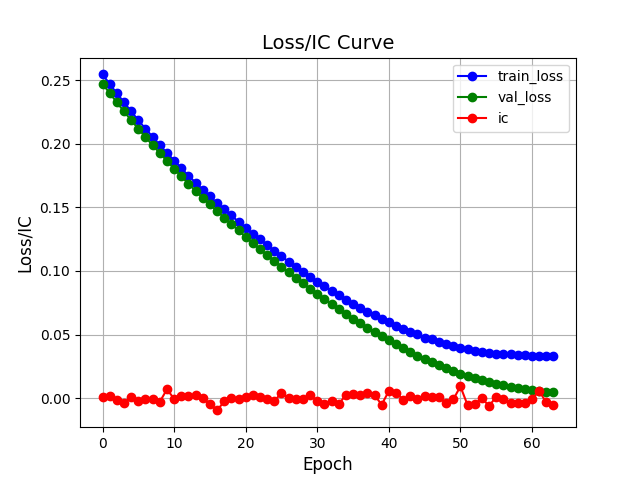

Python code for this plot:
import torch
import torch.nn as nn
import torch.optim as optim
from torch_geometric.nn import GATConv
import sys
import os
import matplotlib.pyplot as plt
import numpy as np 
import torch.nn.functional as F
from model_config import Lstm_gat_Config 
from scipy.stats import spearmanr 
sys.path.append(os.path.abspath(os.path.join(os.path.dirname(__file__), '..')))
from main import train_data, test_data, val_data
from baseline.train_config import train_model, test_model,calculate_metrics

device = torch.device("cuda" if torch.cuda.is_available() else "cpu")

class LSTM_GAT_Model(nn.Module):
    def __init__(self, input_size, hidden_size, output_size, lstm_layers=2, num_heads=4):
        super(LSTM_GAT_Model, self).__init__()
        
        # LSTM layer
        self.lstm = nn.LSTM(input_size, hidden_size, num_layers=lstm_layers, batch_first=True)
        
        # GAT layer
        self.gat1 = GATConv(hidden_size, hidden_size, heads=num_heads, dropout=0.5)
        self.gat2 = GATConv(hidden_size * num_heads, output_size, heads=1, dropout=0.5)
        
    def forward(self, x, edge_index):
        # x: Node features (batch_size, seq_len, num_nodes, feature_dim)
        # edge_index: Graph connectivity (edge_index[0], edge_index[1])
        
        # First, process through LSTM (Time-series part)
        x, _ = self.lstm(x)  
        
        # GAT layer
        x = self.gat1(x, edge_index)
        x = torch.relu(x)
        x = self.gat2(x, edge_index)
        
        return x

# Hyperparameters
input_size = Lstm_gat_Config.input_size   
hidden_size = Lstm_gat_Config.hidden_size 
output_size = Lstm_gat_Config.output_size  
num_heads = Lstm_gat_Config.num_heads
lr = Lstm_gat_Config.lr
num_nodes = Lstm_gat_Config.num_nodes   
epochs = Lstm_gat_Config.epochs
lstm_layers = Lstm_gat_Config.lstm_layers 


model  = LSTM_GAT_Model(input_size, hidden_size, output_size, lstm_layers, num_heads).to(device)

# 训练模型
loss_values, val_loss_values, IC = train_model(model, train_data, val_data, epochs=epochs, lr=lr)

# 绘制训练时的损失曲线
epochs_range = range(epochs)
plt.plot(epochs_range, loss_values, marker='o', linestyle='-', color='b', label='train_loss')
plt.plot(epochs_range, val_loss_values, marker='o', linestyle='-', color='g', label='val_loss')
plt.plot(epochs_range, IC, marker='o', linestyle='-', color='r', label='ic')
plt.title('Loss/IC Curve', fontsize=14)
plt.xlabel('Epoch', fontsize=12)
plt.ylabel('Loss/IC', fontsize=12)
plt.grid(True)
plt.legend()
plt.show()
plt.savefig('/root/firsttry/baseline/LSTM+GAT.png')

# 测试模型
pred_values, target_values = test_model(model, test_data)
pred_values, target_values = [t.cpu() for t in pred_values], [t.cpu() for t in target_values]

# 计算评价指标
ic, rank_ic, icir, rankicir = calculate_metrics(pred_values, target_values)

# 输出四个评价指标
print(f'lstm+gat_IC: {ic}')
print(f'lstm+gat_RankIC: {rank_ic}')
print(f'lstm+gat_ICIR: {icir}')
print(f'lstm+gat_RankICIR: {rankicir}')

# 绘制实际值与预测值对比
plt.figure()
plt.style.use('ggplot')
# 创建折线图
plt.plot(target_values, label='real', color='blue')  # 实际值
plt.plot(pred_values, label='forecast', color='red', linestyle='--')  # 预测值

# 增强视觉效果
plt.grid(True)
plt.title('real vs forecast')
plt.ylabel('value')
plt.legend()
plt.savefig('/root/firsttry/baseline/LSTM+GAT_testing_real_forecast.png')

